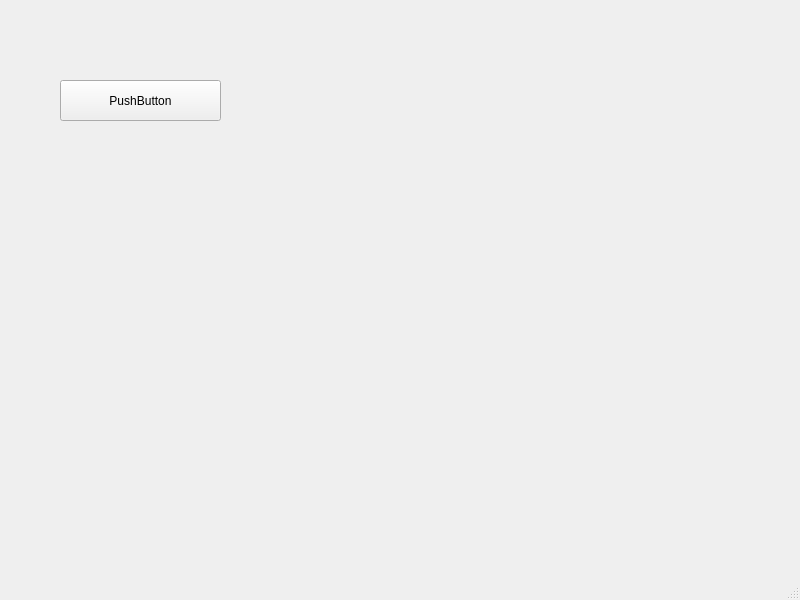
<?xml version="1.0" encoding="UTF-8"?>
<ui version="4.0">
 <class>MainWindow</class>
 <widget class="QMainWindow" name="MainWindow">
  <property name="geometry">
   <rect>
    <x>0</x>
    <y>0</y>
    <width>800</width>
    <height>600</height>
   </rect>
  </property>
  <property name="windowTitle">
   <string>MainWindow</string>
  </property>
  <widget class="QWidget" name="centralwidget">
   <widget class="QPushButton" name="pushButton">
    <property name="geometry">
     <rect>
      <x>60</x>
      <y>80</y>
      <width>161</width>
      <height>41</height>
     </rect>
    </property>
    <property name="text">
     <string>PushButton</string>
    </property>
   </widget>
  </widget>
  <widget class="QMenuBar" name="menubar">
   <property name="geometry">
    <rect>
     <x>0</x>
     <y>0</y>
     <width>800</width>
     <height>19</height>
    </rect>
   </property>
  </widget>
  <widget class="QStatusBar" name="statusbar"/>
 </widget>
 <resources/>
 <connections/>
</ui>
